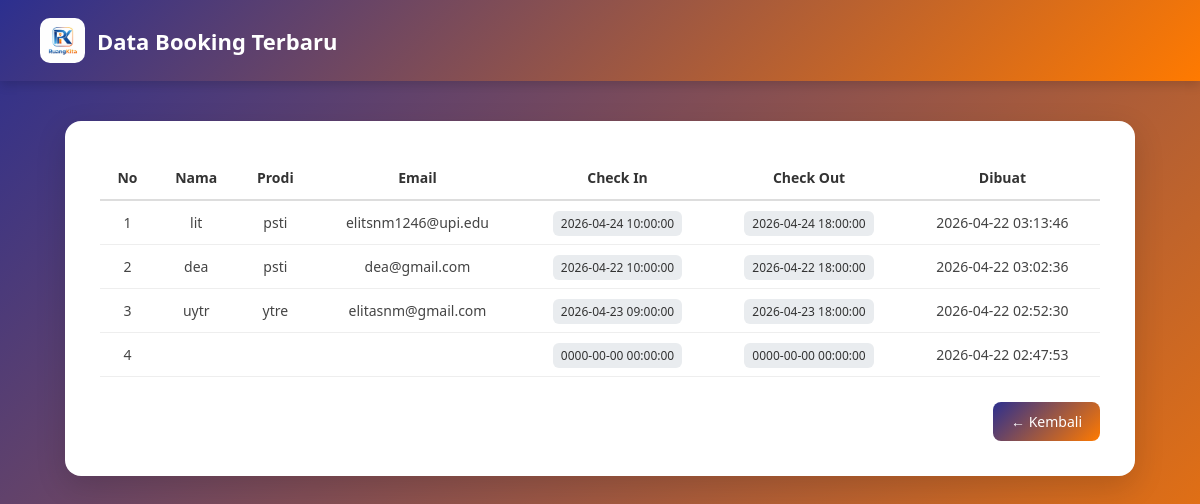
Page /booking_terbaru.php (signed in) on the earlier database version.
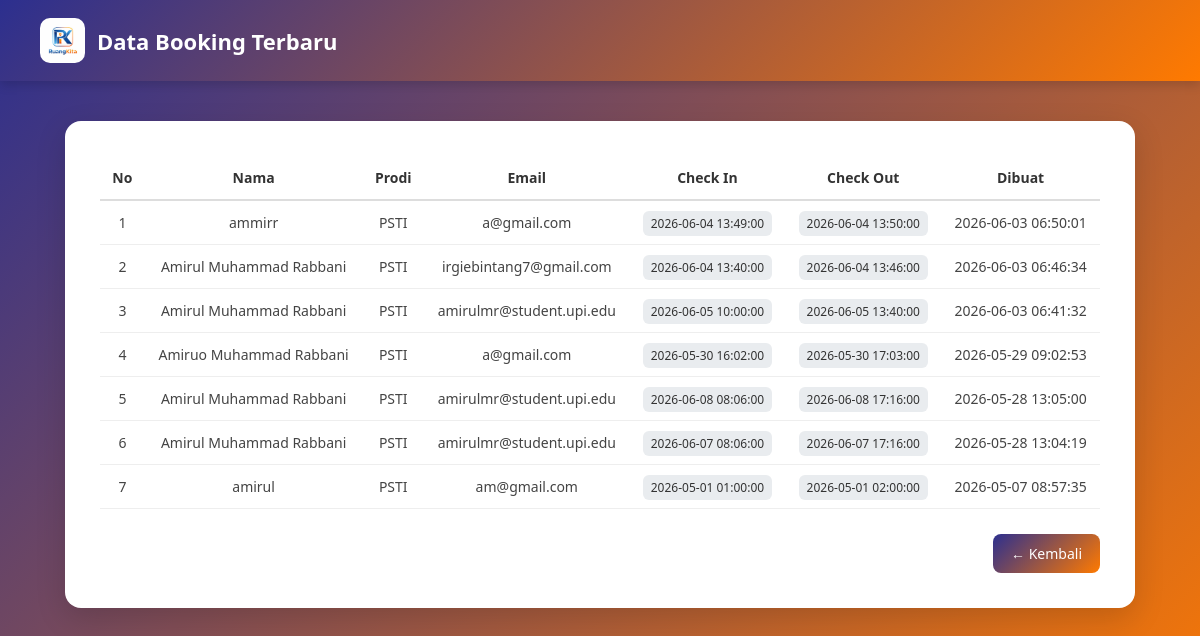
Same page on the later database version.
### tables this page shows
CREATE TABLE `bookings` (
  `id` int(11) NOT NULL,
  `nama` varchar(100) DEFAULT NULL,
  `prodi` varchar(100) DEFAULT NULL,
  `email` varchar(100) DEFAULT NULL,
  `ruangan_nama` varchar(100) DEFAULT NULL,
  `checkin` datetime DEFAULT NULL,
  `checkout` datetime DEFAULT NULL,
  `created_at` timestamp NOT NULL DEFAULT current_timestamp(),
  `angkatan` varchar(10) DEFAULT NULL,
  `kelas` varchar(20) DEFAULT NULL,
  `keperluan_booking` text DEFAULT NULL,
  `status` enum('pending','disetujui','ditolak') DEFAULT 'pending'
);

### booking_terbaru.php (the view, shortened to what this page needs)
<?php
$koneksi = new mysqli("localhost", "root", "", "ruangkita");
$query = "SELECT * FROM bookings ORDER BY created_at DESC LIMIT 10";
$result = $koneksi->query($query);
?>
<!DOCTYPE html>
<html>
<head>
</head>
<body>
    <div class="header">
        <img src="assets/img/logo.png" class="logo"> Data Booking Terbaru
    </div>
    <div class="wrapper">
        <div class="container">
            <table>
                <tr>
                    <th>No</th>
                    <th>Nama</th>
                    <th>Prodi</th>
                    <th>Email</th>
                    <th>Check In</th>
                    <th>Check Out</th>
                    <th>Dibuat</th>
                </tr>
                <?php
                $no = 1;
                while ($row = $result->fetch_assoc()) {
                ?>
                    <tr>
                        <td><?= $no++ ?></td>
                        <td><?= $row['nama'] ?></td>
                        <td><?= $row['prodi'] ?></td>
                        <td><?= $row['email'] ?></td>
                        <td><span class="badge"><?= $row['checkin'] ?></span></td>
                        <td><span class="badge"><?= $row['checkout'] ?></span></td>
                        <td><?= $row['created_at'] ?></td>
                    </tr>
                <?php } ?>
            </table>
            <div class="back-wrapper">
                <a href="admin_dashboard.php" class="btn-back">← Kembali</a>
            </div>
        </div>
    </div>
</body>
</html>

### booking_terbaru.php (style rules this page uses)
body { margin: 0; font-family: 'Segoe UI', sans-serif; background: linear-gradient(135deg, #2c2f8f, #ff7a00); min-height: 100vh; }
.header { color: white; font-size: 22px; font-weight: 600; padding: 18px 40px; background: linear-gradient(135deg, #2c2f8f, #ff7a00); box-shadow: 0 4px 10px rgba(0, 0, 0, 0.15); display: flex; align-items: center; }
.logo { width: 45px; height: 45px; margin-right: 12px; border-radius: 10px; }
.wrapper { display: flex; justify-content: center; padding: 40px 20px; }
.container { width: 100%; max-width: 1000px; background: #ffffff; padding: 35px; border-radius: 16px; box-shadow: 0 10px 30px rgba(0, 0, 0, 0.15); transition: transform 0.2s ease, box-shadow 0.2s ease; }
table { width: 100%; border-collapse: collapse; }
th { background: #ffffff; color: #333; border-bottom: 2px solid #ddd; padding: 12px; font-weight: 600; font-size: 14px; }
td { padding: 12px; text-align: center; font-size: 14px; color: #444; border-bottom: 1px solid #eee; }
.badge { padding: 4px 8px; border-radius: 6px; background: #e9ecef; color: #333; font-size: 12px; }
.back-wrapper { margin-top: 25px; text-align: right; }
.btn-back { display: inline-block; padding: 10px 18px; background: linear-gradient(135deg, #2c2f8f, #ff7a00); color: white; text-decoration: none; border-radius: 8px; font-size: 14px; transition: 0.2s; }

Differences in the rows shown:
removed bookings: nama "lit", prodi "psti", email "elitsnm1246@upi.edu", checkin "2026-04-24 10:00:00", checkout "2026-04-24 18:00:00", created_at "2026-04-22 03:13:46"
removed bookings: nama "dea", prodi "psti", email "dea@gmail.com", checkin "2026-04-22 10:00:00", checkout "2026-04-22 18:00:00", created_at "2026-04-22 03:02:36"
removed bookings: nama "uytr", prodi "ytre", email "elitasnm@gmail.com", checkin "2026-04-23 09:00:00", checkout "2026-04-23 18:00:00", created_at "2026-04-22 02:52:30"
removed bookings: checkin "0000-00-00 00:00:00", checkout "0000-00-00 00:00:00", created_at "2026-04-22 02:47:53"
added bookings: nama "ammirr", prodi "PSTI", email "a@gmail.com", checkin "2026-06-04 13:49:00", checkout "2026-06-04 13:50:00", created_at "2026-06-03 06:50:01"
added bookings: nama "Amirul Muhammad Rabbani", prodi "PSTI", email "irgiebintang7@gmail.com", checkin "2026-06-04 13:40:00", checkout "2026-06-04 13:46:00", created_at "2026-06-03 06:46:34"
added bookings: nama "Amirul Muhammad Rabbani", prodi "PSTI", email "amirulmr@student.upi.edu", checkin "2026-06-05 10:00:00", checkout "2026-06-05 13:40:00", created_at "2026-06-03 06:41:32"
added bookings: nama "Amiruo Muhammad Rabbani", prodi "PSTI", email "a@gmail.com", checkin "2026-05-30 16:02:00", checkout "2026-05-30 17:03:00", created_at "2026-05-29 09:02:53"
added bookings: nama "Amirul Muhammad Rabbani", prodi "PSTI", email "amirulmr@student.upi.edu", checkin "2026-06-08 08:06:00", checkout "2026-06-08 17:16:00", created_at "2026-05-28 13:05:00"
added bookings: nama "Amirul Muhammad Rabbani", prodi "PSTI", email "amirulmr@student.upi.edu", checkin "2026-06-07 08:06:00", checkout "2026-06-07 17:16:00", created_at "2026-05-28 13:04:19"
added bookings: nama "amirul", prodi "PSTI", email "am@gmail.com", checkin "2026-05-01 01:00:00", checkout "2026-05-01 02:00:00", created_at "2026-05-07 08:57:35"
